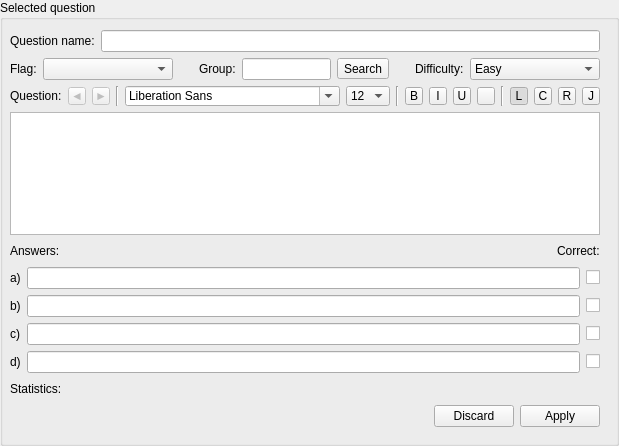
          <widget class="QGroupBox" name="SQGroupBox" >
           <property name="sizePolicy" >
            <sizepolicy vsizetype="MinimumExpanding" hsizetype="Preferred" >
             <horstretch>0</horstretch>
             <verstretch>0</verstretch>
            </sizepolicy>
           </property>
           <property name="minimumSize" >
            <size>
             <width>401</width>
             <height>379</height>
            </size>
           </property>
           <property name="title" >
            <string>Selected question</string>
           </property>
           <widget class="QWidget" name="SQGridLayout" >
            <property name="geometry" >
             <rect>
              <x>0</x>
              <y>20</y>
              <width>610</width>
              <height>417</height>
             </rect>
            </property>
            <layout class="QGridLayout" >
             <property name="leftMargin" >
              <number>10</number>
             </property>
             <property name="topMargin" >
              <number>10</number>
             </property>
             <property name="rightMargin" >
              <number>10</number>
             </property>
             <property name="bottomMargin" >
              <number>10</number>
             </property>
             <property name="horizontalSpacing" >
              <number>6</number>
             </property>
             <property name="verticalSpacing" >
              <number>6</number>
             </property>
             <item row="0" column="0" >
              <layout class="QHBoxLayout" >
               <property name="spacing" >
                <number>6</number>
               </property>
               <property name="leftMargin" >
                <number>0</number>
               </property>
               <property name="topMargin" >
                <number>0</number>
               </property>
               <property name="rightMargin" >
                <number>0</number>
               </property>
               <property name="bottomMargin" >
                <number>0</number>
               </property>
               <item>
                <widget class="QLabel" name="SQQuestionNameLabel" >
                 <property name="text" >
                  <string>Question name:</string>
                 </property>
                </widget>
               </item>
               <item>
                <widget class="QLineEdit" name="SQQuestionNameLineEdit" >
                 <property name="statusTip" >
                  <string>Name of the selected question</string>
                 </property>
                </widget>
               </item>
              </layout>
             </item>
             <item row="3" column="0" >
              <layout class="QHBoxLayout" >
               <property name="spacing" >
                <number>6</number>
               </property>
               <property name="leftMargin" >
                <number>0</number>
               </property>
               <property name="topMargin" >
                <number>0</number>
               </property>
               <property name="rightMargin" >
                <number>0</number>
               </property>
               <property name="bottomMargin" >
                <number>0</number>
               </property>
               <item>
                <widget class="QLabel" name="SQAnswerLabel" >
                 <property name="text" >
                  <string>Answers:</string>
                 </property>
                </widget>
               </item>
               <item>
                <spacer>
                 <property name="orientation" >
                  <enum>Qt::Horizontal</enum>
                 </property>
                 <property name="sizeHint" >
                  <size>
                   <width>40</width>
                   <height>20</height>
                  </size>
                 </property>
                </spacer>
               </item>
               <item>
                <widget class="QLabel" name="SQCorrectLabel" >
                 <property name="text" >
                  <string>Correct:</string>
                 </property>
                </widget>
               </item>
              </layout>
             </item>
             <item row="1" column="0" >
              <layout class="QHBoxLayout" >
               <property name="spacing" >
                <number>6</number>
               </property>
               <property name="leftMargin" >
                <number>0</number>
               </property>
               <property name="topMargin" >
                <number>0</number>
               </property>
               <property name="rightMargin" >
                <number>0</number>
               </property>
               <property name="bottomMargin" >
                <number>0</number>
               </property>
               <item>
                <widget class="QLabel" name="SQFlagLabel" >
                 <property name="text" >
                  <string>Flag:</string>
                 </property>
                </widget>
               </item>
               <item>
                <widget class="QComboBox" name="SQFlagComboBox" >
                 <property name="minimumSize" >
                  <size>
                   <width>130</width>
                   <height>0</height>
                  </size>
                 </property>
                 <property name="statusTip" >
                  <string>Flag of the selected question</string>
                 </property>
                </widget>
               </item>
               <item>
                <spacer>
                 <property name="orientation" >
                  <enum>Qt::Horizontal</enum>
                 </property>
                 <property name="sizeHint" >
                  <size>
                   <width>40</width>
                   <height>20</height>
                  </size>
                 </property>
                </spacer>
               </item>
               <item>
                <widget class="QLabel" name="SQGroupLabel" >
                 <property name="text" >
                  <string>Group:</string>
                 </property>
                </widget>
               </item>
               <item>
                <widget class="QLineEdit" name="SQGroupLineEdit" >
                 <property name="statusTip" >
                  <string>Group of the selected question</string>
                 </property>
                </widget>
               </item>
               <item>
                <widget class="QToolButton" name="tbtnSearchByGroup" >
                 <property name="statusTip" >
                  <string>Search the database for other questions in this group</string>
                 </property>
                 <property name="text" >
                  <string>Search</string>
                 </property>
                </widget>
               </item>
               <item>
                <spacer>
                 <property name="orientation" >
                  <enum>Qt::Horizontal</enum>
                 </property>
                 <property name="sizeHint" >
                  <size>
                   <width>40</width>
                   <height>20</height>
                  </size>
                 </property>
                </spacer>
               </item>
               <item>
                <widget class="QLabel" name="SQDifficultyLabel" >
                 <property name="text" >
                  <string>Difficulty:</string>
                 </property>
                </widget>
               </item>
               <item>
                <widget class="QComboBox" name="SQDifficultyComboBox" >
                 <property name="minimumSize" >
                  <size>
                   <width>130</width>
                   <height>0</height>
                  </size>
                 </property>
                 <property name="maximumSize" >
                  <size>
                   <width>130</width>
                   <height>16777215</height>
                  </size>
                 </property>
                 <property name="statusTip" >
                  <string>Difficulty of the selected question</string>
                 </property>
                 <item>
                  <property name="text" >
                   <string>Easy</string>
                  </property>
                  <property name="icon" >
                   <iconset resource="resources.qrc" >:/images/images/easy.png</iconset>
                  </property>
                 </item>
                 <item>
                  <property name="text" >
                   <string>Medium</string>
                  </property>
                  <property name="icon" >
                   <iconset resource="resources.qrc" >:/images/images/medium.png</iconset>
                  </property>
                 </item>
                 <item>
                  <property name="text" >
                   <string>Difficult</string>
                  </property>
                  <property name="icon" >
                   <iconset resource="resources.qrc" >:/images/images/difficult.png</iconset>
                  </property>
                 </item>
                </widget>
               </item>
              </layout>
             </item>
             <item row="4" column="0" >
              <layout class="QGridLayout" >
               <property name="leftMargin" >
                <number>0</number>
               </property>
               <property name="topMargin" >
                <number>0</number>
               </property>
               <property name="rightMargin" >
                <number>0</number>
               </property>
               <property name="bottomMargin" >
                <number>0</number>
               </property>
               <property name="horizontalSpacing" >
                <number>6</number>
               </property>
               <property name="verticalSpacing" >
                <number>6</number>
               </property>
               <item row="0" column="0" >
                <widget class="QLabel" name="SQAnswerALabel" >
                 <property name="text" >
                  <string>a)</string>
                 </property>
                </widget>
               </item>
               <item row="1" column="0" >
                <widget class="QLabel" name="SQAnswerBLabel" >
                 <property name="text" >
                  <string>b)</string>
                 </property>
                </widget>
               </item>
               <item row="2" column="2" >
                <widget class="QCheckBox" name="SQCorrectCCheckBox" >
                 <property name="maximumSize" >
                  <size>
                   <width>15</width>
                   <height>15</height>
                  </size>
                 </property>
                 <property name="statusTip" >
                  <string>A checked checkbox indicates a correct answer</string>
                 </property>
                 <property name="text" >
                  <string/>
                 </property>
                </widget>
               </item>
               <item row="0" column="1" >
                <widget class="QLineEdit" name="SQAnswerALineEdit" >
                 <property name="statusTip" >
                  <string>Answer a) of the selected question</string>
                 </property>
                </widget>
               </item>
               <item row="0" column="2" >
                <widget class="QCheckBox" name="SQCorrectACheckBox" >
                 <property name="maximumSize" >
                  <size>
                   <width>15</width>
                   <height>15</height>
                  </size>
                 </property>
                 <property name="statusTip" >
                  <string>A checked checkbox indicates a correct answer</string>
                 </property>
                 <property name="text" >
                  <string/>
                 </property>
                </widget>
               </item>
               <item row="2" column="0" >
                <widget class="QLabel" name="SQAnswerCLabel" >
                 <property name="text" >
                  <string>c)</string>
                 </property>
                </widget>
               </item>
               <item row="1" column="1" >
                <widget class="QLineEdit" name="SQAnswerBLineEdit" >
                 <property name="statusTip" >
                  <string>Answer b) of the selected question</string>
                 </property>
                </widget>
               </item>
               <item row="1" column="2" >
                <widget class="QCheckBox" name="SQCorrectBCheckBox" >
                 <property name="maximumSize" >
                  <size>
                   <width>15</width>
                   <height>15</height>
                  </size>
                 </property>
                 <property name="statusTip" >
                  <string>A checked checkbox indicates a correct answer</string>
                 </property>
                 <property name="text" >
                  <string/>
                 </property>
                </widget>
               </item>
               <item row="2" column="1" >
                <widget class="QLineEdit" name="SQAnswerCLineEdit" >
                 <property name="statusTip" >
                  <string>Answer c) of the selected question</string>
                 </property>
                </widget>
               </item>
               <item row="3" column="0" >
                <widget class="QLabel" name="SQAnswerDLabel" >
                 <property name="text" >
                  <string>d)</string>
                 </property>
                </widget>
               </item>
               <item row="3" column="1" >
                <widget class="QLineEdit" name="SQAnswerDLineEdit" >
                 <property name="statusTip" >
                  <string>Answer d) of the selected question</string>
                 </property>
                </widget>
               </item>
               <item row="3" column="2" >
                <widget class="QCheckBox" name="SQCorrectDCheckBox" >
                 <property name="maximumSize" >
                  <size>
                   <width>15</width>
                   <height>15</height>
                  </size>
                 </property>
                 <property name="statusTip" >
                  <string>A checked checkbox indicates a correct answer</string>
                 </property>
                 <property name="text" >
                  <string/>
                 </property>
                </widget>
               </item>
              </layout>
             </item>
             <item row="2" column="0" >
              <layout class="QVBoxLayout" >
               <property name="spacing" >
                <number>6</number>
               </property>
               <property name="leftMargin" >
                <number>0</number>
               </property>
               <property name="topMargin" >
                <number>0</number>
               </property>
               <property name="rightMargin" >
                <number>0</number>
               </property>
               <property name="bottomMargin" >
                <number>0</number>
               </property>
               <item>
                <layout class="QHBoxLayout" >
                 <property name="spacing" >
                  <number>6</number>
                 </property>
                 <property name="leftMargin" >
                  <number>0</number>
                 </property>
                 <property name="topMargin" >
                  <number>0</number>
                 </property>
                 <property name="rightMargin" >
                  <number>0</number>
                 </property>
                 <property name="bottomMargin" >
                  <number>0</number>
                 </property>
                 <item>
                  <widget class="QLabel" name="SQQuestionLabel" >
                   <property name="text" >
                    <string>Question:</string>
                   </property>
                  </widget>
                 </item>
                 <item>
                  <spacer>
                   <property name="orientation" >
                    <enum>Qt::Horizontal</enum>
                   </property>
                   <property name="sizeHint" >
                    <size>
                     <width>40</width>
                     <height>20</height>
                    </size>
                   </property>
                  </spacer>
                 </item>
                 <item>
                  <widget class="QToolButton" name="tbtnUndo" >
                   <property name="enabled" >
                    <bool>false</bool>
                   </property>
                   <property name="minimumSize" >
                    <size>
                     <width>18</width>
                     <height>18</height>
                    </size>
                   </property>
                   <property name="maximumSize" >
                    <size>
                     <width>18</width>
                     <height>18</height>
                    </size>
                   </property>
                   <property name="statusTip" >
                    <string>Undo</string>
                   </property>
                   <property name="text" >
                    <string>◄</string>
                   </property>
                  </widget>
                 </item>
                 <item>
                  <widget class="QToolButton" name="tbtnRedo" >
                   <property name="enabled" >
                    <bool>false</bool>
                   </property>
                   <property name="minimumSize" >
                    <size>
                     <width>18</width>
                     <height>18</height>
                    </size>
                   </property>
                   <property name="maximumSize" >
                    <size>
                     <width>18</width>
                     <height>18</height>
                    </size>
                   </property>
                   <property name="statusTip" >
                    <string>Redo</string>
                   </property>
                   <property name="text" >
                    <string>►</string>
                   </property>
                  </widget>
                 </item>
                 <item>
                  <widget class="Line" name="line_4" >
                   <property name="orientation" >
                    <enum>Qt::Vertical</enum>
                   </property>
                  </widget>
                 </item>
                 <item>
                  <widget class="QFontComboBox" name="fontComboBox" >
                   <property name="minimumSize" >
                    <size>
                     <width>0</width>
                     <height>18</height>
                    </size>
                   </property>
                   <property name="statusTip" >
                    <string>Choose a font</string>
                   </property>
                  </widget>
                 </item>
                 <item>
                  <widget class="QComboBox" name="sizeComboBox" >
                   <property name="minimumSize" >
                    <size>
                     <width>0</width>
                     <height>18</height>
                    </size>
                   </property>
                   <property name="toolTip" >
                    <string/>
                   </property>
                   <property name="statusTip" >
                    <string>Select text size</string>
                   </property>
                   <property name="currentIndex" >
                    <number>2</number>
                   </property>
                   <item>
                    <property name="text" >
                     <string>10</string>
                    </property>
                   </item>
                   <item>
                    <property name="text" >
                     <string>11</string>
                    </property>
                   </item>
                   <item>
                    <property name="text" >
                     <string>12</string>
                    </property>
                   </item>
                   <item>
                    <property name="text" >
                     <string>14</string>
                    </property>
                   </item>
                   <item>
                    <property name="text" >
                     <string>16</string>
                    </property>
                   </item>
                   <item>
                    <property name="text" >
                     <string>18</string>
                    </property>
                   </item>
                   <item>
                    <property name="text" >
                     <string>20</string>
                    </property>
                   </item>
                   <item>
                    <property name="text" >
                     <string>22</string>
                    </property>
                   </item>
                   <item>
                    <property name="text" >
                     <string>24</string>
                    </property>
                   </item>
                   <item>
                    <property name="text" >
                     <string>26</string>
                    </property>
                   </item>
                   <item>
                    <property name="text" >
                     <string>28</string>
                    </property>
                   </item>
                   <item>
                    <property name="text" >
                     <string>30</string>
                    </property>
                   </item>
                   <item>
                    <property name="text" >
                     <string>36</string>
                    </property>
                   </item>
                   <item>
                    <property name="text" >
                     <string>48</string>
                    </property>
                   </item>
                   <item>
                    <property name="text" >
                     <string>96</string>
                    </property>
                   </item>
                  </widget>
                 </item>
                 <item>
                  <widget class="Line" name="line" >
                   <property name="orientation" >
                    <enum>Qt::Vertical</enum>
                   </property>
                  </widget>
                 </item>
                 <item>
                  <widget class="QToolButton" name="tbtnBold" >
                   <property name="minimumSize" >
                    <size>
                     <width>18</width>
                     <height>18</height>
                    </size>
                   </property>
                   <property name="maximumSize" >
                    <size>
                     <width>18</width>
                     <height>18</height>
                    </size>
                   </property>
                   <property name="statusTip" >
                    <string>Bold</string>
                   </property>
                   <property name="text" >
                    <string>B</string>
                   </property>
                   <property name="checkable" >
                    <bool>true</bool>
                   </property>
                  </widget>
                 </item>
                 <item>
                  <widget class="QToolButton" name="tbtnItalic" >
                   <property name="minimumSize" >
                    <size>
                     <width>18</width>
                     <height>18</height>
                    </size>
                   </property>
                   <property name="maximumSize" >
                    <size>
                     <width>18</width>
                     <height>18</height>
                    </size>
                   </property>
                   <property name="statusTip" >
                    <string>Italic</string>
                   </property>
                   <property name="text" >
                    <string>I</string>
                   </property>
                   <property name="checkable" >
                    <bool>true</bool>
                   </property>
                  </widget>
                 </item>
                 <item>
                  <widget class="QToolButton" name="tbtnUnderlined" >
                   <property name="minimumSize" >
                    <size>
                     <width>18</width>
                     <height>18</height>
                    </size>
                   </property>
                   <property name="maximumSize" >
                    <size>
                     <width>18</width>
                     <height>18</height>
                    </size>
                   </property>
                   <property name="statusTip" >
                    <string>Underlined</string>
                   </property>
                   <property name="text" >
                    <string>U</string>
                   </property>
                   <property name="checkable" >
                    <bool>true</bool>
                   </property>
                  </widget>
                 </item>
                 <item>
                  <widget class="QToolButton" name="tbtnColour" >
                   <property name="minimumSize" >
                    <size>
                     <width>18</width>
                     <height>18</height>
                    </size>
                   </property>
                   <property name="maximumSize" >
                    <size>
                     <width>18</width>
                     <height>18</height>
                    </size>
                   </property>
                   <property name="statusTip" >
                    <string>Text colour</string>
                   </property>
                   <property name="text" >
                    <string/>
                   </property>
                   <property name="checkable" >
                    <bool>false</bool>
                   </property>
                  </widget>
                 </item>
                 <item>
                  <widget class="Line" name="line_2" >
                   <property name="orientation" >
                    <enum>Qt::Vertical</enum>
                   </property>
                  </widget>
                 </item>
                 <item>
                  <widget class="QToolButton" name="tbtnAlignLeft" >
                   <property name="minimumSize" >
                    <size>
                     <width>18</width>
                     <height>18</height>
                    </size>
                   </property>
                   <property name="maximumSize" >
                    <size>
                     <width>18</width>
                     <height>18</height>
                    </size>
                   </property>
                   <property name="statusTip" >
                    <string>Align left</string>
                   </property>
                   <property name="text" >
                    <string>L</string>
                   </property>
                   <property name="checkable" >
                    <bool>true</bool>
                   </property>
                   <property name="checked" >
                    <bool>true</bool>
                   </property>
                  </widget>
                 </item>
                 <item>
                  <widget class="QToolButton" name="tbtnAlignCentre" >
                   <property name="minimumSize" >
                    <size>
                     <width>18</width>
                     <height>18</height>
                    </size>
                   </property>
                   <property name="maximumSize" >
                    <size>
                     <width>18</width>
                     <height>18</height>
                    </size>
                   </property>
                   <property name="statusTip" >
                    <string>Align centre</string>
                   </property>
                   <property name="text" >
                    <string>C</string>
                   </property>
                   <property name="checkable" >
                    <bool>true</bool>
                   </property>
                   <property name="checked" >
                    <bool>false</bool>
                   </property>
                  </widget>
                 </item>
                 <item>
                  <widget class="QToolButton" name="tbtnAlignRight" >
                   <property name="minimumSize" >
                    <size>
                     <width>18</width>
                     <height>18</height>
                    </size>
                   </property>
                   <property name="maximumSize" >
                    <size>
                     <width>18</width>
                     <height>18</height>
                    </size>
                   </property>
                   <property name="statusTip" >
                    <string>Align right</string>
                   </property>
                   <property name="text" >
                    <string>R</string>
                   </property>
                   <property name="checkable" >
                    <bool>true</bool>
                   </property>
                   <property name="checked" >
                    <bool>false</bool>
                   </property>
                  </widget>
                 </item>
                 <item>
                  <widget class="QToolButton" name="tbtnAlignJustify" >
                   <property name="minimumSize" >
                    <size>
                     <width>18</width>
                     <height>18</height>
                    </size>
                   </property>
                   <property name="maximumSize" >
                    <size>
                     <width>18</width>
                     <height>18</height>
                    </size>
                   </property>
                   <property name="statusTip" >
                    <string>Justify</string>
                   </property>
                   <property name="text" >
                    <string>J</string>
                   </property>
                   <property name="checkable" >
                    <bool>true</bool>
                   </property>
                   <property name="checked" >
                    <bool>false</bool>
                   </property>
                  </widget>
                 </item>
                </layout>
               </item>
               <item>
                <widget class="QTextEdit" name="SQQuestionTextEdit" >
                 <property name="statusTip" >
                  <string>Text of the selected question</string>
                 </property>
                </widget>
               </item>
              </layout>
             </item>
             <item row="6" column="0" >
              <widget class="QDialogButtonBox" name="SQButtonBox" >
               <property name="orientation" >
                <enum>Qt::Horizontal</enum>
               </property>
               <property name="standardButtons" >
                <set>QDialogButtonBox::Apply|QDialogButtonBox::Discard|QDialogButtonBox::NoButton</set>
               </property>
              </widget>
             </item>
             <item row="5" column="0" >
              <widget class="QLabel" name="SQStatisticsLabel" >
               <property name="minimumSize" >
                <size>
                 <width>0</width>
                 <height>20</height>
                </size>
               </property>
               <property name="text" >
                <string>Statistics:</string>
               </property>
              </widget>
             </item>
            </layout>
           </widget>
          </widget>
